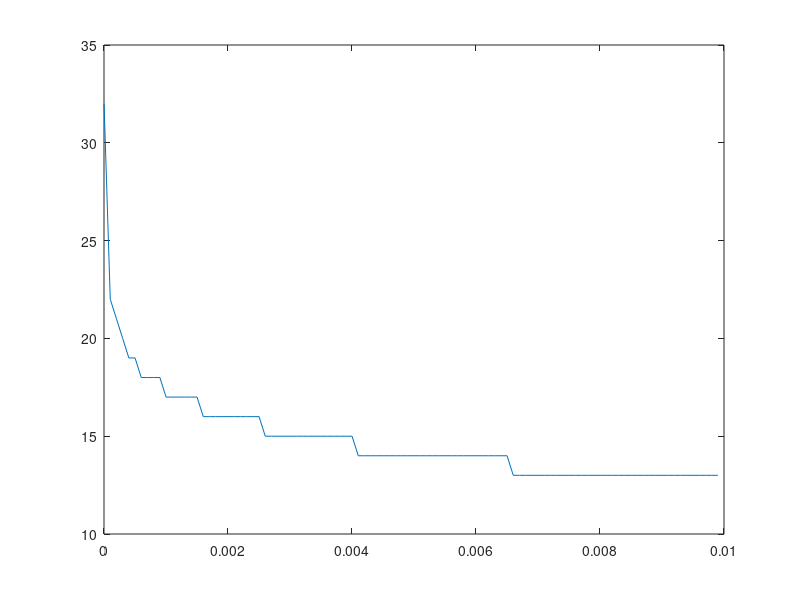

Recreate this plot in MATLAB. (Note: this script raises an error after producing the figure.)
f = {@(x) (x-2)^2+x*log(x+3),  
 @(x) exp(-2*x) + (x-2)^2,
 @(x) exp(x)*(x^3-1)+(x-1)*sin(x)};

lambda_list = 0.000001:0.0001:0.01;
lambda_list_static = [0.000001, 0.0001, 0.01];

function [k, a, b, fcounter] = fibonacci(l, fun)
    a(1) = -1;
    b(1) = 3;
    epsilon1 = 0.001;
    fcounter = 1;
    n = 2;
    F(1) = 1; 
    F(2) = 1; 

    while (b(1) - a(1)) / l > F(n)
        n = n + 1;
        F(n) = F(n-1) + F(n-2);
    end

    x1(1) = a(1) + (F(n-2) / F(n)) * (b(1) - a(1));
    x2(1) = a(1) + (F(n-1) / F(n)) * (b(1) - a(1));

    fx1 = fun(x1(1));
    fx2 = fun(x2(1));
    k=1;

    for i = 1:n-3
        if fx1 > fx2
            a(k+1) = x1(k);
            b(k+1) = b(k);
            x1(k+1) = x2(k);
            x2(k+1) = a(k+1) + (F(n-k-1) / F(n-k))*(b(k+1)-a(k+1));
            
            if k == n-2
                x1(n) = x1(n-1);
                x2(n) = x1(n-1) + epsilon1;
                if fun(x1(n)) > fun(x2(n))
                    a(n) = x1(n);
                    b(n) = b(n-1);
                else 
                    a(n) = a(n-1);
                    b(n) = x2(n);
                    return;
                end

            else
                fx1 = fx2;
                fx2 = fun(x2(k+1));
                fcounter = fcounter+1;
                k = k+1;
            end
            
        else
            a(k+1) = a(k);
            b(k+1) = x2(k);
            x2(k+1) = x1(k);
            x1(k+1) = a(k+1) + (F(n-k-2) / F(n-k))*(b(k+1) - a(k+1));
            if k == n-2
                x1(n) = x1(n-1);
                x2(n) = x1(n-1) + epsilon1;
                if fun(x1(n)) > f(x2(n))
                    a(n) = x1(n);
                    b(n) = b(n-1);
                else 
                    a(n) = a(n-1);
                    b(n) = x2(n);
                    return;
                end
            else
                fx2 = fx1;
                fx1 = fun(x1(k+1));
                fcounter = fcounter+1;
                k = k+1;
            end
        end     
    end  
end


for graph_index = 1:3
    for lambda_index = 1:length(lambda_list)
        [k, a, b, fcounter] = fibonacci(lambda_list(lambda_index), f{graph_index});
        fcounter_list(graph_index, lambda_index) = fcounter;
        ks_list(graph_index, lambda_index) = k;
    end
    figure;
    plot(lambda_list, fcounter_list(graph_index, :));
    title(extractAfter(func2str(f{graph_index}), '@(x)'));
    xlabel('lambda values');
    ylabel('Calculations of f(x)');
 end


for graph_index = 1:3
    figure;
    hold on
    for lambda_index = 1:length(lambda_list_static)
        [k, a, b, fcounter] = fibonacci(lambda_list_static(lambda_index), f{graph_index});
        plot(1:1:k, a);
        plot(1:1:k, b);
    end
    title(extractAfter(func2str(f{graph_index}), '@(x)'));
    xlabel('Iterations');
    ylabel('a, b');
    legend('a, l=0.000001','b, l=0.000001','a, l=0.0001','b, l=0.0001','a, l=0.01','b, l=0.01');
end
